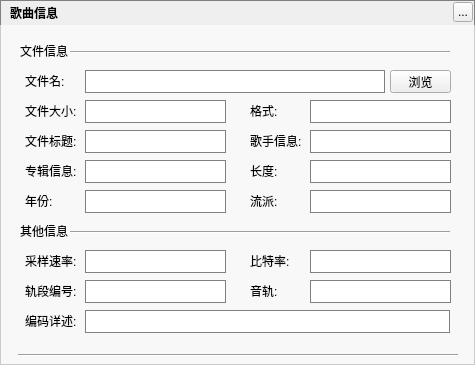
<?xml version="1.0" encoding="UTF-8"?>
<ui version="4.0">
 <class>MusicFileInformationWidget</class>
 <widget class="QWidget" name="MusicFileInformationWidget">
  <property name="geometry">
   <rect>
    <x>0</x>
    <y>0</y>
    <width>475</width>
    <height>365</height>
   </rect>
  </property>
  <property name="windowTitle">
   <string>MusicFileInformationWidget</string>
  </property>
  <property name="styleSheet">
   <string notr="true">#MusicFileInformationWidget{border:1px solid gray}
QLineEdit{font-size:14px;color:#AAAAFF; font-weight:normal;border: 1px solid gray;}QLineEdit::hover{ border: 1px solid #AAAAFF;}</string>
  </property>
  <widget class="QLabel" name="background">
   <property name="geometry">
    <rect>
     <x>0</x>
     <y>0</y>
     <width>475</width>
     <height>365</height>
    </rect>
   </property>
   <property name="text">
    <string/>
   </property>
  </widget>
  <widget class="QLabel" name="topTitleName">
   <property name="geometry">
    <rect>
     <x>10</x>
     <y>0</y>
     <width>100</width>
     <height>25</height>
    </rect>
   </property>
   <property name="styleSheet">
    <string notr="true">color:&quot;#FFFFFF&quot;;font-weight:bold</string>
   </property>
   <property name="text">
    <string>歌曲信息</string>
   </property>
  </widget>
  <widget class="QToolButton" name="topTitleCloseButton">
   <property name="geometry">
    <rect>
     <x>453</x>
     <y>2</y>
     <width>20</width>
     <height>20</height>
    </rect>
   </property>
   <property name="text">
    <string>...</string>
   </property>
  </widget>
  <widget class="Line" name="line_2">
   <property name="geometry">
    <rect>
     <x>70</x>
     <y>50</y>
     <width>380</width>
     <height>5</height>
    </rect>
   </property>
   <property name="orientation">
    <enum>Qt::Horizontal</enum>
   </property>
  </widget>
  <widget class="QLabel" name="label">
   <property name="geometry">
    <rect>
     <x>20</x>
     <y>45</y>
     <width>54</width>
     <height>12</height>
    </rect>
   </property>
   <property name="text">
    <string>文件信息</string>
   </property>
  </widget>
  <widget class="QLabel" name="label_2">
   <property name="geometry">
    <rect>
     <x>25</x>
     <y>75</y>
     <width>54</width>
     <height>12</height>
    </rect>
   </property>
   <property name="text">
    <string>文件名:</string>
   </property>
  </widget>
  <widget class="QLineEdit" name="filePathEdit">
   <property name="geometry">
    <rect>
     <x>85</x>
     <y>70</y>
     <width>300</width>
     <height>23</height>
    </rect>
   </property>
   <property name="text">
    <string/>
   </property>
   <property name="readOnly">
    <bool>true</bool>
   </property>
  </widget>
  <widget class="QLabel" name="label_3">
   <property name="geometry">
    <rect>
     <x>25</x>
     <y>105</y>
     <width>54</width>
     <height>12</height>
    </rect>
   </property>
   <property name="text">
    <string>文件大小:</string>
   </property>
  </widget>
  <widget class="QLineEdit" name="fileSizeEdit">
   <property name="geometry">
    <rect>
     <x>85</x>
     <y>100</y>
     <width>141</width>
     <height>23</height>
    </rect>
   </property>
   <property name="readOnly">
    <bool>true</bool>
   </property>
  </widget>
  <widget class="QPushButton" name="viewButton">
   <property name="geometry">
    <rect>
     <x>390</x>
     <y>70</y>
     <width>61</width>
     <height>23</height>
    </rect>
   </property>
   <property name="text">
    <string>浏览</string>
   </property>
  </widget>
  <widget class="QLineEdit" name="fileFormatEdit">
   <property name="geometry">
    <rect>
     <x>310</x>
     <y>100</y>
     <width>141</width>
     <height>23</height>
    </rect>
   </property>
   <property name="readOnly">
    <bool>true</bool>
   </property>
  </widget>
  <widget class="QLabel" name="label_4">
   <property name="geometry">
    <rect>
     <x>250</x>
     <y>105</y>
     <width>54</width>
     <height>12</height>
    </rect>
   </property>
   <property name="text">
    <string>格式:</string>
   </property>
  </widget>
  <widget class="QLabel" name="label_5">
   <property name="geometry">
    <rect>
     <x>250</x>
     <y>135</y>
     <width>54</width>
     <height>12</height>
    </rect>
   </property>
   <property name="text">
    <string>歌手信息:</string>
   </property>
  </widget>
  <widget class="QLineEdit" name="fileArtistEdit">
   <property name="geometry">
    <rect>
     <x>310</x>
     <y>130</y>
     <width>141</width>
     <height>23</height>
    </rect>
   </property>
   <property name="readOnly">
    <bool>true</bool>
   </property>
  </widget>
  <widget class="QLineEdit" name="fileTitleEdit">
   <property name="geometry">
    <rect>
     <x>85</x>
     <y>130</y>
     <width>141</width>
     <height>23</height>
    </rect>
   </property>
   <property name="readOnly">
    <bool>true</bool>
   </property>
  </widget>
  <widget class="QLabel" name="label_6">
   <property name="geometry">
    <rect>
     <x>25</x>
     <y>135</y>
     <width>54</width>
     <height>12</height>
    </rect>
   </property>
   <property name="text">
    <string>文件标题:</string>
   </property>
  </widget>
  <widget class="QLabel" name="label_7">
   <property name="geometry">
    <rect>
     <x>25</x>
     <y>165</y>
     <width>54</width>
     <height>12</height>
    </rect>
   </property>
   <property name="text">
    <string>专辑信息:</string>
   </property>
  </widget>
  <widget class="QLineEdit" name="fileAlbumEdit">
   <property name="geometry">
    <rect>
     <x>85</x>
     <y>160</y>
     <width>141</width>
     <height>23</height>
    </rect>
   </property>
   <property name="readOnly">
    <bool>true</bool>
   </property>
  </widget>
  <widget class="QLabel" name="label_8">
   <property name="geometry">
    <rect>
     <x>250</x>
     <y>165</y>
     <width>54</width>
     <height>12</height>
    </rect>
   </property>
   <property name="text">
    <string>长度:</string>
   </property>
  </widget>
  <widget class="QLineEdit" name="fileTimeEdit">
   <property name="geometry">
    <rect>
     <x>310</x>
     <y>160</y>
     <width>141</width>
     <height>23</height>
    </rect>
   </property>
   <property name="readOnly">
    <bool>true</bool>
   </property>
  </widget>
  <widget class="QLabel" name="label_9">
   <property name="geometry">
    <rect>
     <x>250</x>
     <y>195</y>
     <width>54</width>
     <height>12</height>
    </rect>
   </property>
   <property name="text">
    <string>流派:</string>
   </property>
  </widget>
  <widget class="QLineEdit" name="fileGenreEdit">
   <property name="geometry">
    <rect>
     <x>310</x>
     <y>190</y>
     <width>141</width>
     <height>23</height>
    </rect>
   </property>
   <property name="readOnly">
    <bool>true</bool>
   </property>
  </widget>
  <widget class="QLabel" name="label_10">
   <property name="geometry">
    <rect>
     <x>25</x>
     <y>255</y>
     <width>54</width>
     <height>12</height>
    </rect>
   </property>
   <property name="text">
    <string>采样速率:</string>
   </property>
  </widget>
  <widget class="QLabel" name="label_11">
   <property name="geometry">
    <rect>
     <x>25</x>
     <y>285</y>
     <width>54</width>
     <height>12</height>
    </rect>
   </property>
   <property name="text">
    <string>轨段编号:</string>
   </property>
  </widget>
  <widget class="QLineEdit" name="TrackNumEdit">
   <property name="geometry">
    <rect>
     <x>85</x>
     <y>280</y>
     <width>141</width>
     <height>23</height>
    </rect>
   </property>
   <property name="readOnly">
    <bool>true</bool>
   </property>
  </widget>
  <widget class="QLabel" name="label_12">
   <property name="geometry">
    <rect>
     <x>250</x>
     <y>285</y>
     <width>54</width>
     <height>12</height>
    </rect>
   </property>
   <property name="text">
    <string>音轨:</string>
   </property>
  </widget>
  <widget class="QLineEdit" name="SamplingRateEdit">
   <property name="geometry">
    <rect>
     <x>85</x>
     <y>250</y>
     <width>141</width>
     <height>23</height>
    </rect>
   </property>
   <property name="readOnly">
    <bool>true</bool>
   </property>
  </widget>
  <widget class="QLineEdit" name="ChannelNumberEdit">
   <property name="geometry">
    <rect>
     <x>310</x>
     <y>280</y>
     <width>141</width>
     <height>23</height>
    </rect>
   </property>
   <property name="readOnly">
    <bool>true</bool>
   </property>
  </widget>
  <widget class="QLineEdit" name="fileYearEdit">
   <property name="geometry">
    <rect>
     <x>85</x>
     <y>190</y>
     <width>141</width>
     <height>23</height>
    </rect>
   </property>
   <property name="readOnly">
    <bool>true</bool>
   </property>
  </widget>
  <widget class="QLabel" name="label_13">
   <property name="geometry">
    <rect>
     <x>25</x>
     <y>195</y>
     <width>54</width>
     <height>12</height>
    </rect>
   </property>
   <property name="text">
    <string>年份:</string>
   </property>
  </widget>
  <widget class="QLabel" name="label_14">
   <property name="geometry">
    <rect>
     <x>250</x>
     <y>255</y>
     <width>54</width>
     <height>12</height>
    </rect>
   </property>
   <property name="text">
    <string>比特率:</string>
   </property>
  </widget>
  <widget class="QLineEdit" name="BitrateEdit">
   <property name="geometry">
    <rect>
     <x>310</x>
     <y>250</y>
     <width>141</width>
     <height>23</height>
    </rect>
   </property>
   <property name="readOnly">
    <bool>true</bool>
   </property>
  </widget>
  <widget class="QLabel" name="label_15">
   <property name="geometry">
    <rect>
     <x>20</x>
     <y>225</y>
     <width>54</width>
     <height>12</height>
    </rect>
   </property>
   <property name="text">
    <string>其他信息</string>
   </property>
  </widget>
  <widget class="Line" name="line_3">
   <property name="geometry">
    <rect>
     <x>70</x>
     <y>230</y>
     <width>380</width>
     <height>5</height>
    </rect>
   </property>
   <property name="orientation">
    <enum>Qt::Horizontal</enum>
   </property>
  </widget>
  <widget class="QLabel" name="label_16">
   <property name="geometry">
    <rect>
     <x>25</x>
     <y>315</y>
     <width>54</width>
     <height>12</height>
    </rect>
   </property>
   <property name="text">
    <string>编码详述:</string>
   </property>
  </widget>
  <widget class="QLineEdit" name="descriptionEdit">
   <property name="geometry">
    <rect>
     <x>85</x>
     <y>310</y>
     <width>365</width>
     <height>23</height>
    </rect>
   </property>
   <property name="text">
    <string/>
   </property>
   <property name="readOnly">
    <bool>true</bool>
   </property>
  </widget>
  <widget class="Line" name="line_4">
   <property name="geometry">
    <rect>
     <x>18</x>
     <y>353</y>
     <width>440</width>
     <height>5</height>
    </rect>
   </property>
   <property name="orientation">
    <enum>Qt::Horizontal</enum>
   </property>
  </widget>
  <widget class="QWidget" name="backgroundMask" native="true">
   <property name="geometry">
    <rect>
     <x>0</x>
     <y>25</y>
     <width>475</width>
     <height>340</height>
    </rect>
   </property>
   <property name="styleSheet">
    <string notr="true">background:rgba(255,255,255,150)</string>
   </property>
  </widget>
  <zorder>background</zorder>
  <zorder>backgroundMask</zorder>
  <zorder>topTitleName</zorder>
  <zorder>topTitleCloseButton</zorder>
  <zorder>line_2</zorder>
  <zorder>label</zorder>
  <zorder>label_2</zorder>
  <zorder>filePathEdit</zorder>
  <zorder>label_3</zorder>
  <zorder>fileSizeEdit</zorder>
  <zorder>viewButton</zorder>
  <zorder>fileFormatEdit</zorder>
  <zorder>label_4</zorder>
  <zorder>label_5</zorder>
  <zorder>fileArtistEdit</zorder>
  <zorder>fileTitleEdit</zorder>
  <zorder>label_6</zorder>
  <zorder>label_7</zorder>
  <zorder>fileAlbumEdit</zorder>
  <zorder>label_8</zorder>
  <zorder>fileTimeEdit</zorder>
  <zorder>label_9</zorder>
  <zorder>fileGenreEdit</zorder>
  <zorder>label_10</zorder>
  <zorder>label_11</zorder>
  <zorder>TrackNumEdit</zorder>
  <zorder>label_12</zorder>
  <zorder>SamplingRateEdit</zorder>
  <zorder>ChannelNumberEdit</zorder>
  <zorder>fileYearEdit</zorder>
  <zorder>label_13</zorder>
  <zorder>label_14</zorder>
  <zorder>BitrateEdit</zorder>
  <zorder>label_15</zorder>
  <zorder>line_3</zorder>
  <zorder>label_16</zorder>
  <zorder>descriptionEdit</zorder>
  <zorder>line_4</zorder>
 </widget>
 <resources/>
 <connections/>
</ui>
